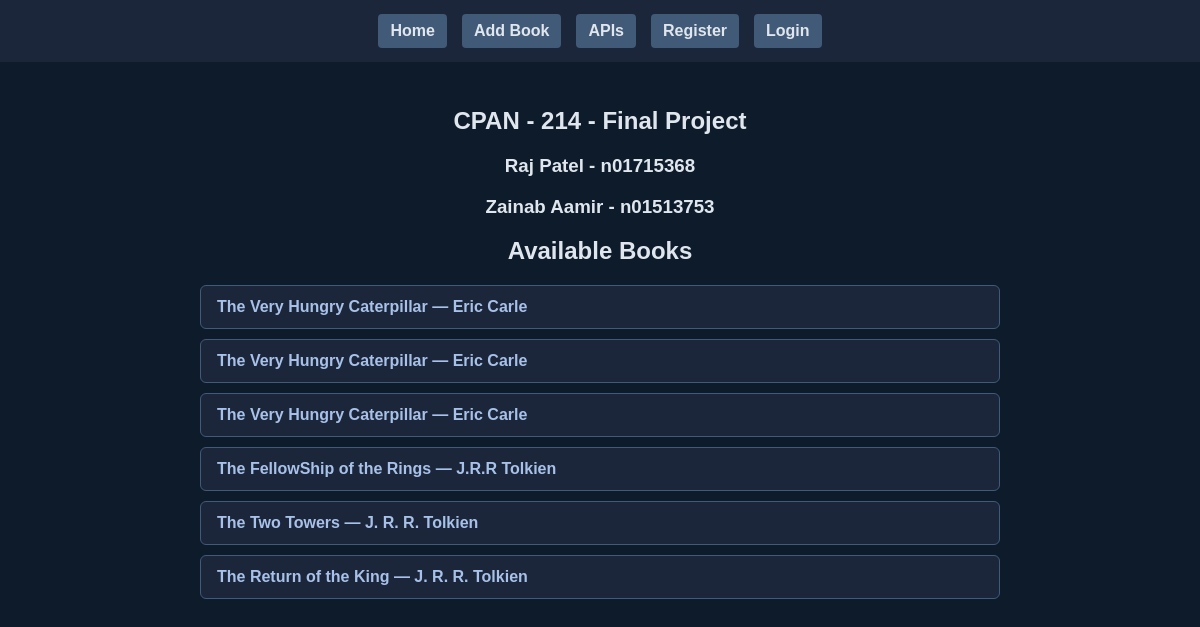
/, run on an earlier commit of the app's database.
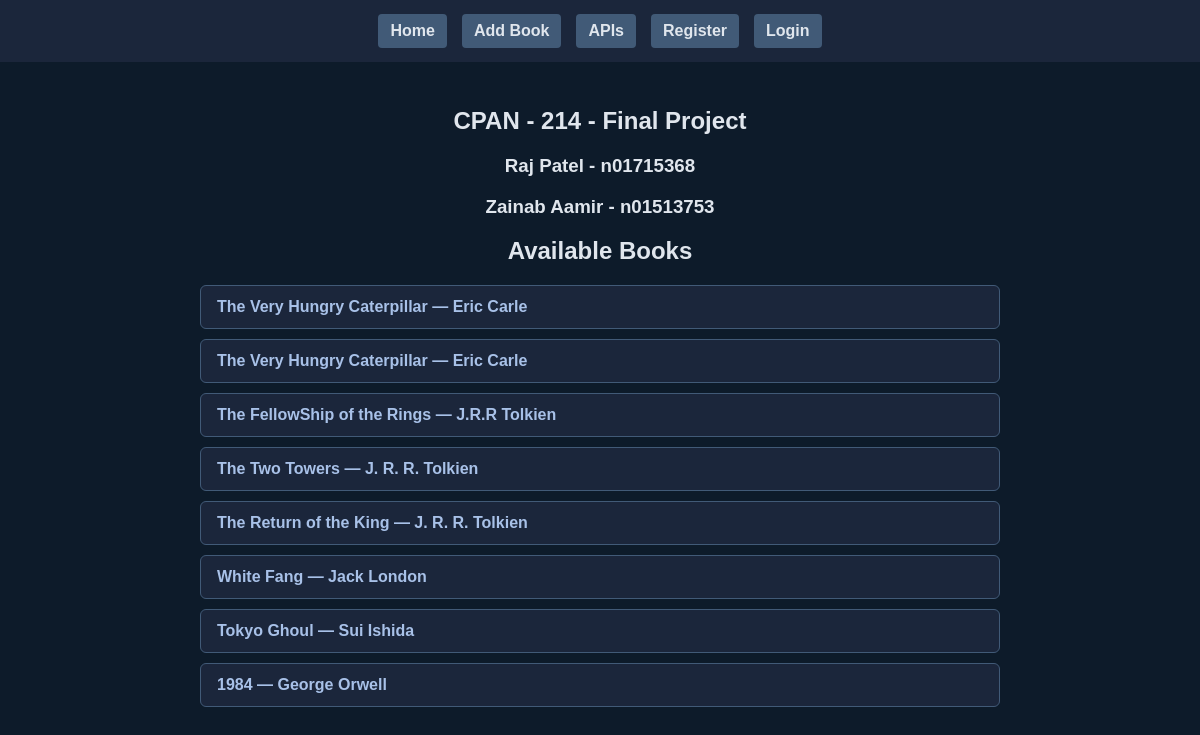
And on a later commit of the database.
### books/models.py (models this page shows, shortened)
class Book(models.Model):
    title = models.CharField(max_length=255)
    author = models.CharField(max_length=255)
    year = models.IntegerField()
    rating = models.DecimalField(max_digits=3, decimal_places=1)
    description = models.TextField()
    posted_by = models.ForeignKey(User, on_delete=models.CASCADE, null=True, blank=True)
    objects = BookManager()

### books/views.py (the view)
# urls.py: path('', views.homepage, name='homepage'),
def homepage(request):
    books = Book.objects.get_all_books()
    return render(request, 'books/home.html', {'books': books})

### books/models.py (called while the page is built)
    def get_all_books(self):
        return self.all()

### books/templates/books/home.html (shortened to what this page needs)
{% extends 'books/layout.html' %}
{% block content %}
<h2>CPAN - 214 - Final Project</h2>
<h3>Raj Patel - n01715368</h3>
<h3>Zainab Aamir - n01513753</h3>
<h2>Available Books</h2>
<ul>
    {% for book in books %}
        <li>
            <a href="/book/{{ book.id }}" class="book-link">{{ book.title }} — {{ book.author }}</a>
        </li>
    {% empty %}
        <li>No books available yet.</li>
    {% endfor %}
</ul>
{% endblock %}

### books/templates/books/layout.html (shortened to what this page needs)
<!DOCTYPE html>
<html>
<head>
    {% load static %}
    <link rel="stylesheet" href="{% static 'books/styles.css' %}">
</head>
<body>
    <nav>
        <a href="/">Home</a>
        <a href="/add">Add Book</a>
        <a href="/api/books/">APIs</a>
        {% if user.is_authenticated %}
            <a href="/">Welcome, {{ user.username }}</a>
            <a href="{% url 'logout' %}">Logout</a>
        {% else %}
            <a href="{% url 'register' %}">Register</a>
            <a href="{% url 'login' %}">Login</a>
        {% endif %}
    </nav>
    <div class="content-wrapper">
        {% block content %}
        {% endblock %}
    </div>
</body>
</html>

### books/static/books/styles.css (style rules this page uses)
body { font-family: Arial, sans-serif; background-color: #0d1b2a; color: #e0e6ed; margin: 0; padding: 0; display: flex; flex-direction: column; align-items: center; }
.content-wrapper { width: 100%; max-width: 800px; padding: 0 20px; }
nav { background: #1b263b; width: 100%; padding: 14px 20px; display: flex; justify-content: center; gap: 15px; margin-bottom: 25px; }
nav a { color: #e0e6ed; text-decoration: none; padding: 8px 12px; background: #415a77; border-radius: 4px; font-weight: bold; }
h1, h2, h3 { text-align: center; color: #e0e6ed; }
ul { list-style: none; padding: 0; }
li { background: #1b263b; padding: 12px 16px; border-radius: 6px; margin-bottom: 10px; border: 1px solid #415a77; }
.book-link { color: #a8c1e8; font-weight: bold; text-decoration: none; }

What changed in the data, as far as the page shows it:
removed Book: title "The Very Hungry Caterpillar", author "Eric Carle"
added Book: title "White Fang", author "Jack London"
added Book: title "Tokyo Ghoul", author "Sui Ishida"
added Book: title "1984", author "George Orwell"
